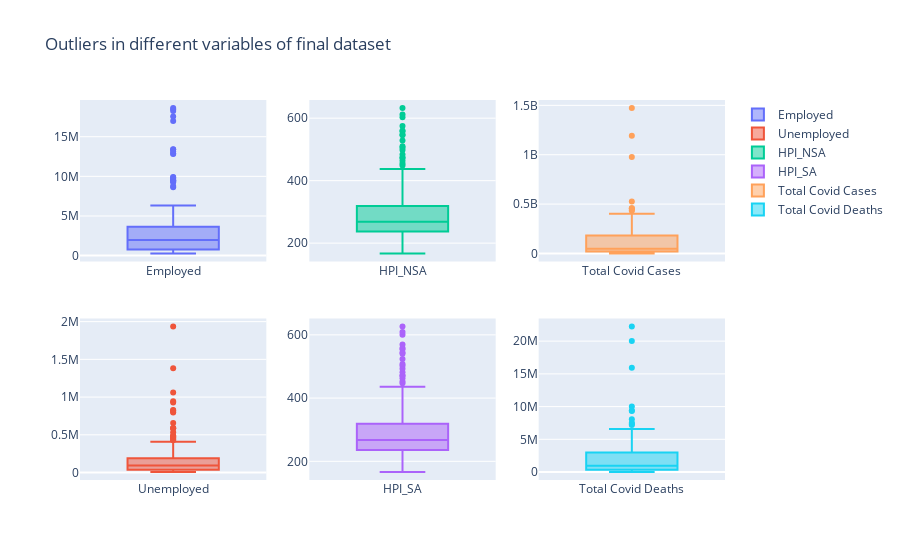

Write notebook code for a chart like this one.
### Code cell
fig = make_subplots(rows=2, cols=3)
fig.add_trace(go.Box(y=final_df["Employed"], name='Employed'), row=1, col=1)
fig.add_trace(go.Box(y=final_df["Unemployed"], name = 'Unemployed'), row=2, col=1)
fig.add_trace(go.Box(y=final_df["HPI_NSA"], name='HPI_NSA'), row=1, col=2)
fig.add_trace(go.Box(y=final_df["HPI_SA"], name = 'HPI_SA'), row=2, col=2)
fig.add_trace(go.Box(y=final_df["Total_Cases"], name='Total Covid Cases'), row=1, col=3)
fig.add_trace(go.Box(y=final_df["Total_Death"], name = 'Total Covid Deaths'), row=2, col=3)
fig.update_layout(
    title_text = 'Outliers in different variables of final dataset')
fig.show()

### Figure 1 — Plotly figure (JSON) as saved in the notebook; plotly's stock layout.template omitted (floating-point values rounded to 4 significant figures; data arrays with more than 128 entries replaced by an {"elided": "..."} marker saying what was removed)
{"data": [{"name": "Employed", "type": "box", "xaxis": "x", "y": {"elided": "259 int values"}, "yaxis": "y"}, {"name": "Unemployed", "type": "box", "xaxis": "x4", "y": {"elided": "259 int values"}, "yaxis": "y4"}, {"name": "HPI_NSA", "type": "box", "xaxis": "x2", "y": {"elided": "259 float values"}, "yaxis": "y2"}, {"name": "HPI_SA", "type": "box", "xaxis": "x5", "y": {"elided": "259 float values"}, "yaxis": "y5"}, {"name": "Total Covid Cases", "type": "box", "xaxis": "x3", "y": {"elided": "259 int values"}, "yaxis": "y3"}, {"name": "Total Covid Deaths", "type": "box", "xaxis": "x6", "y": {"elided": "259 int values"}, "yaxis": "y6"}], "layout": {"title": {"text": "Outliers in different variables of final dataset"}, "xaxis": {"anchor": "y", "domain": [0, 0.2889]}, "xaxis2": {"anchor": "y2", "domain": [0.3556, 0.6444]}, "xaxis3": {"anchor": "y3", "domain": [0.7111, 1]}, "xaxis4": {"anchor": "y4", "domain": [0, 0.2889]}, "xaxis5": {"anchor": "y5", "domain": [0.3556, 0.6444]}, "xaxis6": {"anchor": "y6", "domain": [0.7111, 1]}, "yaxis": {"anchor": "x", "domain": [0.575, 1]}, "yaxis2": {"anchor": "x2", "domain": [0.575, 1]}, "yaxis3": {"anchor": "x3", "domain": [0.575, 1]}, "yaxis4": {"anchor": "x4", "domain": [0, 0.425]}, "yaxis5": {"anchor": "x5", "domain": [0, 0.425]}, "yaxis6": {"anchor": "x6", "domain": [0, 0.425]}}}
